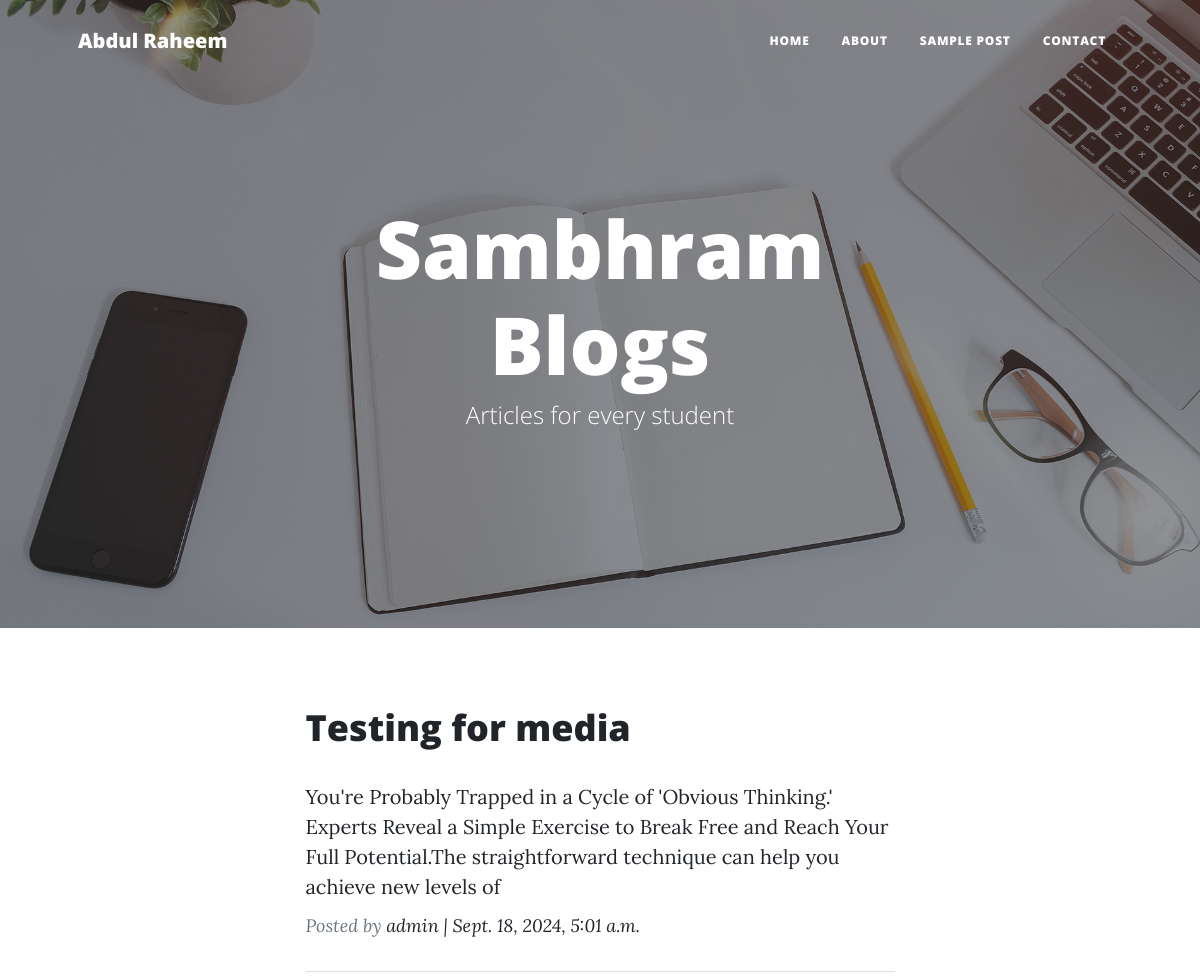
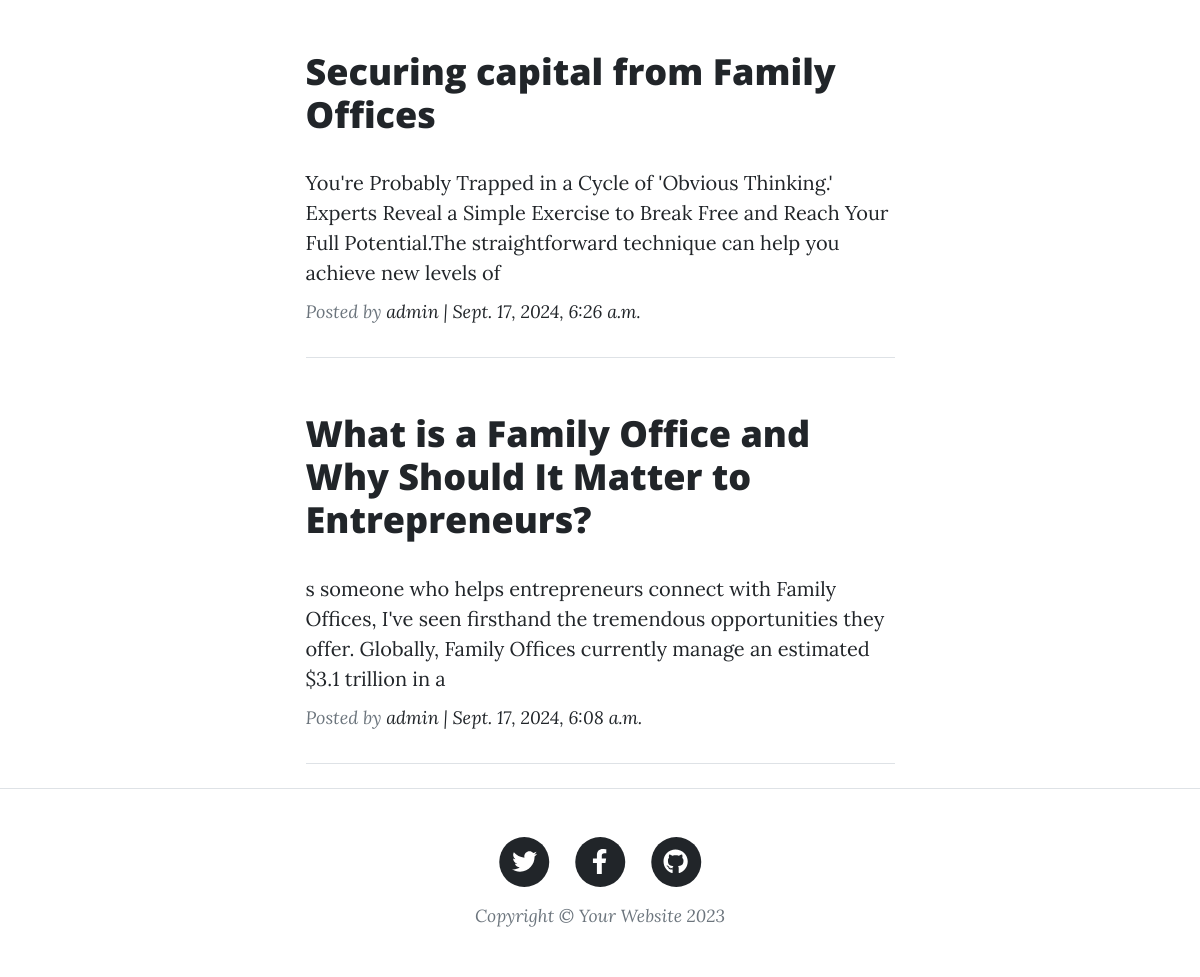
The page / on the database its author committed (2 pictures, top to bottom).
### blog/models.py (models this page shows, shortened)
class Post(models.Model):
    title = models.CharField(max_length=300,unique=True)
    slug = models.SlugField(max_length=300,unique=True)
    author = models.ForeignKey(User,on_delete=models.CASCADE,related_name='blog_posts')
    content = models.TextField()
    updated_on = models.DateTimeField(auto_now=True)
    created_on = models.DateTimeField(auto_now_add=True)
    status = models.IntegerField(choices=STATUS,default=0)
    class Meta:
        ordering = ['-created_on']

### blog/views.py (the view)
# urls.py: path('', views.PostList.as_view(),name='home'),
class PostList(generic.ListView):
    queryset = Post.objects.filter(status=1).order_by('-created_on')
    template_name = 'blog/index.html'

### templates/blog/index.html (shortened to what this page needs)
{% load static %}
<!DOCTYPE html>
<html lang="en">
    <head>
        <link href="{% static 'css/styles.css' %}" rel="stylesheet" />
    </head>
    <body>
        <nav class="navbar navbar-expand-lg navbar-light" id="mainNav">
            <div class="container px-4 px-lg-5">
                <a class="navbar-brand" href="index.html">Abdul Raheem</a>
                <div class="collapse navbar-collapse" id="navbarResponsive">
                    <ul class="navbar-nav ms-auto py-4 py-lg-0">
                        <li class="nav-item"><a class="nav-link px-lg-3 py-3 py-lg-4" href="index.html">Home</a></li>
                        <li class="nav-item"><a class="nav-link px-lg-3 py-3 py-lg-4" href="about.html">About</a></li>
                        <li class="nav-item"><a class="nav-link px-lg-3 py-3 py-lg-4" href="post.html">Sample Post</a></li>
                        <li class="nav-item"><a class="nav-link px-lg-3 py-3 py-lg-4" href="contact.html">Contact</a></li>
                    </ul>
                </div>
            </div>
        </nav>
        <header class="masthead" style="background-image: url('{% static 'assets/img/home-bg.jpg'%}')">
            <div class="container position-relative px-4 px-lg-5">
                <div class="row gx-4 gx-lg-5 justify-content-center">
                    <div class="col-md-10 col-lg-8 col-xl-7">
                        <div class="site-heading">
                            <h1>Sambhram Blogs</h1>
                            <span class="subheading">Articles for every student</span>
                        </div>
                    </div>
                </div>
            </div>
        </header>
        <div class="container px-4 px-lg-5">
            <div class="row gx-4 gx-lg-5 justify-content-center">
              {% for post in post_list %}
                <div class="col-md-10 col-lg-8 col-xl-7">
                    <div class="post-preview">
                        <a href="{% url 'post_detail' post.slug %}">
                            <h2 class="post-title">{{post.title}}</h2>
                            <p class="post-subtitle">{{post.content|striptags|safe|slice:":200"}}</p>
                        </a>
                        <p class="post-meta">
                            Posted by
                            <a href="#!">{{post.author}} | {{post.created_on}}</a>
                        </p>
                    </div>
                    <hr class="my-4" />
                </div>
                {% endfor %}
            </div>
        </div>
        <footer class="border-top">
            <div class="container px-4 px-lg-5">
                <div class="row gx-4 gx-lg-5 justify-content-center">
                    <div class="col-md-10 col-lg-8 col-xl-7">
                        <ul class="list-inline text-center">
                            <li class="list-inline-item">
                                <a href="#!">
                                    <span class="fa-stack fa-lg">
                                        <i class="fas fa-circle fa-stack-2x"></i>
                                        <i class="fab fa-twitter fa-stack-1x fa-inverse"></i>
                                    </span>
                                </a>
                            </li>
                            <li class="list-inline-item">
                                <a href="#!">
                                    <span class="fa-stack fa-lg">
                                        <i class="fas fa-circle fa-stack-2x"></i>
                                        <i class="fab fa-facebook-f fa-stack-1x fa-inverse"></i>
                                    </span>
                                </a>
                            </li>
                            <li class="list-inline-item">
                                <a href="#!">
                                    <span class="fa-stack fa-lg">
                                        <i class="fas fa-circle fa-stack-2x"></i>
                                        <i class="fab fa-github fa-stack-1x fa-inverse"></i>
                                    </span>
                                </a>
                            </li>
                        </ul>
                        <div class="small text-center text-muted fst-italic">Copyright &copy; Your Website 2023</div>
                    </div>
                </div>
            </div>
        </footer>
    </body>
</html>

### rows shown on the page
Post: title "Testing for media", content "You're Probably Trapped in a Cycle of 'Obvious Thinking.' Experts Reveal a Simple Exercise to Break Free and Reach Your Full Potential.The straightforward technique can help you achieve new levels of", author "admin", created_on "Sept. 18, 2024, 5:01 a.m."
Post: title "Securing capital from Family Offices", content "You're Probably Trapped in a Cycle of 'Obvious Thinking.' Experts Reveal a Simple Exercise to Break Free and Reach Your Full Potential.The straightforward technique can help you achieve new levels of", author "admin", created_on "Sept. 17, 2024, 6:26 a.m."
Post: title "What is a Family Office and Why Should It Matter to Entrepreneurs?", content "s someone who helps entrepreneurs connect with Family Offices, I've seen firsthand the tremendous opportunities they offer. Globally, Family Offices currently manage an estimated $3.1 trillion in a", author "admin", created_on "Sept. 17, 2024, 6:08 a.m."
